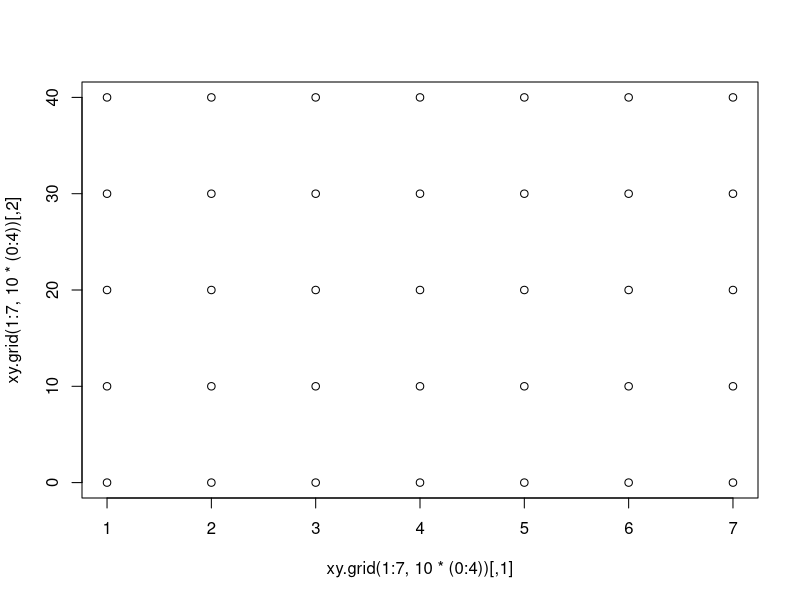

This figure's R source:
library(sfsmisc)


### Name: xy.grid
### Title: Produce regular grid matrix.
### Aliases: xy.grid
### Keywords: array

### ** Examples

plot(xy.grid(1:7, 10*(0:4)))

x <- 1:3 ;  y <- 10*(0:4)
xyg <- xy.grid(x,y)

## Compare with expand.grid() :
m2 <- as.matrix(expand.grid(y,x)[, 2:1])
dimnames(m2) <- NULL
stopifnot(identical(xyg, m2))
